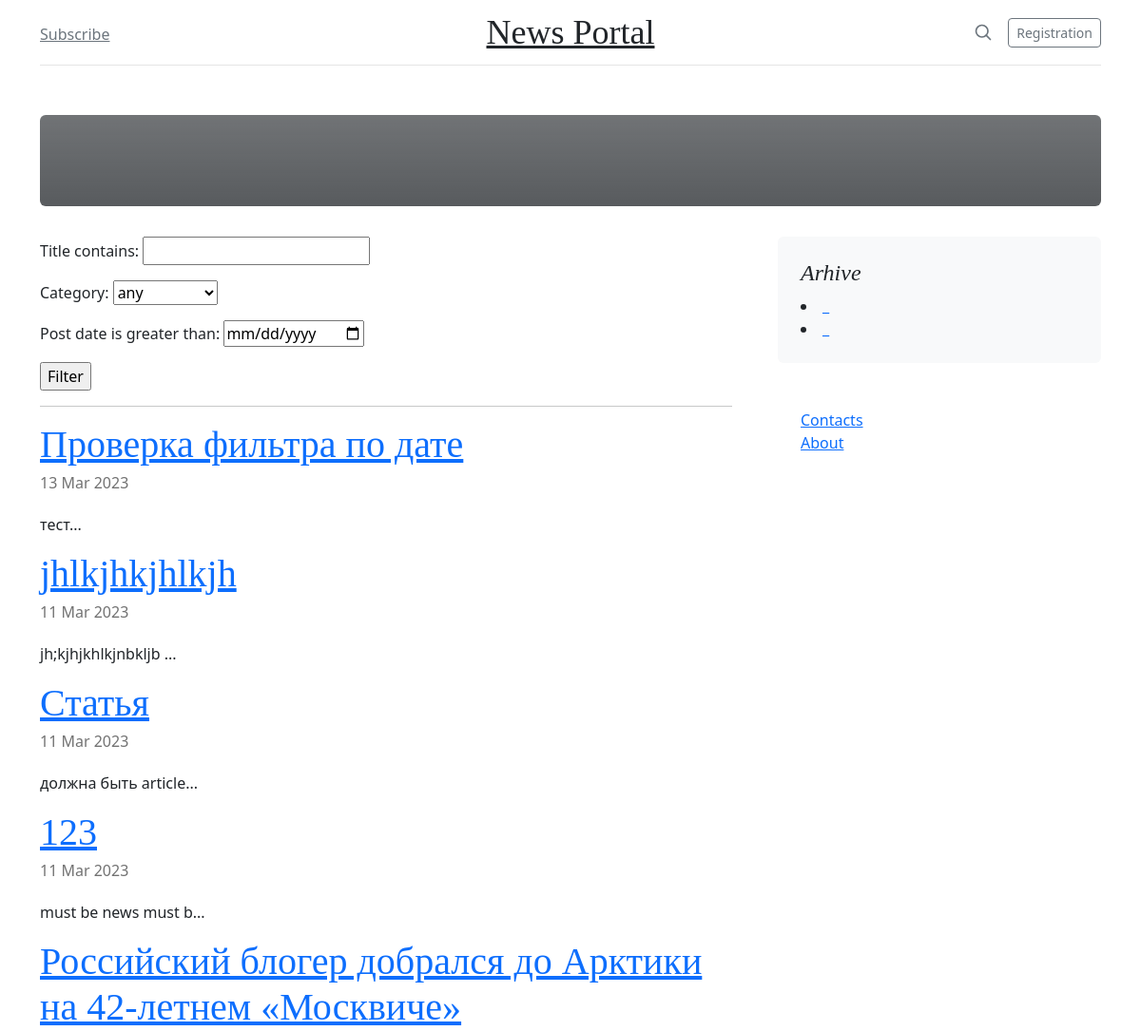
Before: /news/search (upper part) with the older database file.
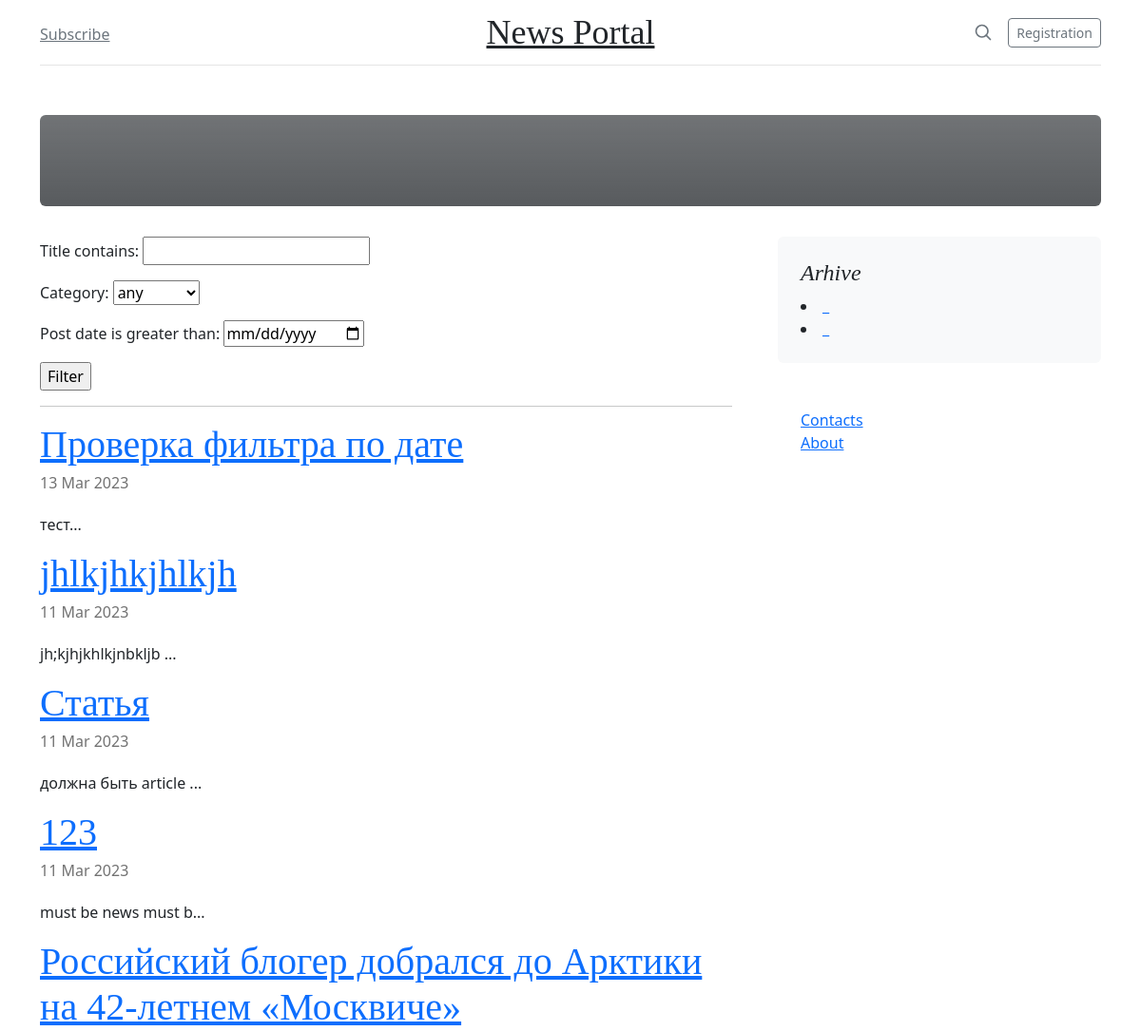
After: the same page with the newer database file.
### newsapp/models.py (models this page shows, shortened)
class Post(models.Model):
    article = 'AR'
    news = 'NE'
    TYPE = ((article, 'статья'), (news, 'новость'))
    type = models.CharField(max_length=2, choices=TYPE, default=news)
    post_date = models.DateTimeField(auto_now_add=True)
    title = models.CharField(max_length=128)
    post_text = models.TextField()
    post_rate = models.IntegerField(default=0)
    author = models.ForeignKey(Author, on_delete=models.CASCADE)
    category = models.ManyToManyField(Category, through='PostCategory')
    def preview(self):
        return f"{self.post_text[:20]}..."

### newsapp/views.py (the view)
# urls.py: path('news/search', Search.as_view(), name='search'),
class Search(PostsList):
    template_name = 'search.html'

### newsapp/models.py (called while the page is built)
    def __str__(self):
        return f"{self.category_name}"

### newsapp/templatetags/filters.py (called while the page is built)
@register.filter()
def censor(text):
    if type(text) is not str:
        raise TypeError(f"фильтр не может принять  {type(text)}, только <str>")
    for word in BAD_WORDS:
        if word in text:
            text = text.replace(word, (word[0] + ("*" * (len(word) - 1))))
    return text

### newsapp/views.py (called while the page is built)
    def get_queryset(self):
        queryset = super().get_queryset()
        self.filterset = PostFilter(self.request.GET, queryset)
        return self.filterset.qs

    def get_context_data(self, **kwargs):
        context = super().get_context_data(**kwargs)
        context['filterset'] = self.filterset
        return context

### templates/search.html (shortened to what this page needs)
{% extends 'news.html' %}
{% block search %}
   <form action="" method="get">
       {{ filterset.form.as_p }}
       <input type="submit" value="Filter" />
   </form>
<hr>
{% endblock search %}

### templates/news.html (shortened to what this page needs)
{% extends 'flatpages/default.html' %}
{% load filters %}
{% if posts %}
    {% block content %}
        {% block search %}{% endblock search %}
        {% for post in posts %}
        <a href="{{post.id}}"><h2 class="blog-post-title mb-1">{{post.title |censor }}</h2></a>
        <p class="blog-post-meta">{{post.post_date  |date:'d M Y'}}</p>
        <p> {{post.preview |censor }} </p>
        {% endfor %}
    {% endblock content %}
{% else %}
    <h2>Not a News</h2>
{% endif %}

Changed rows visible on the page:
changed Post "Статья": preview|censor "должна быть article..." → "должна быть article ..."
